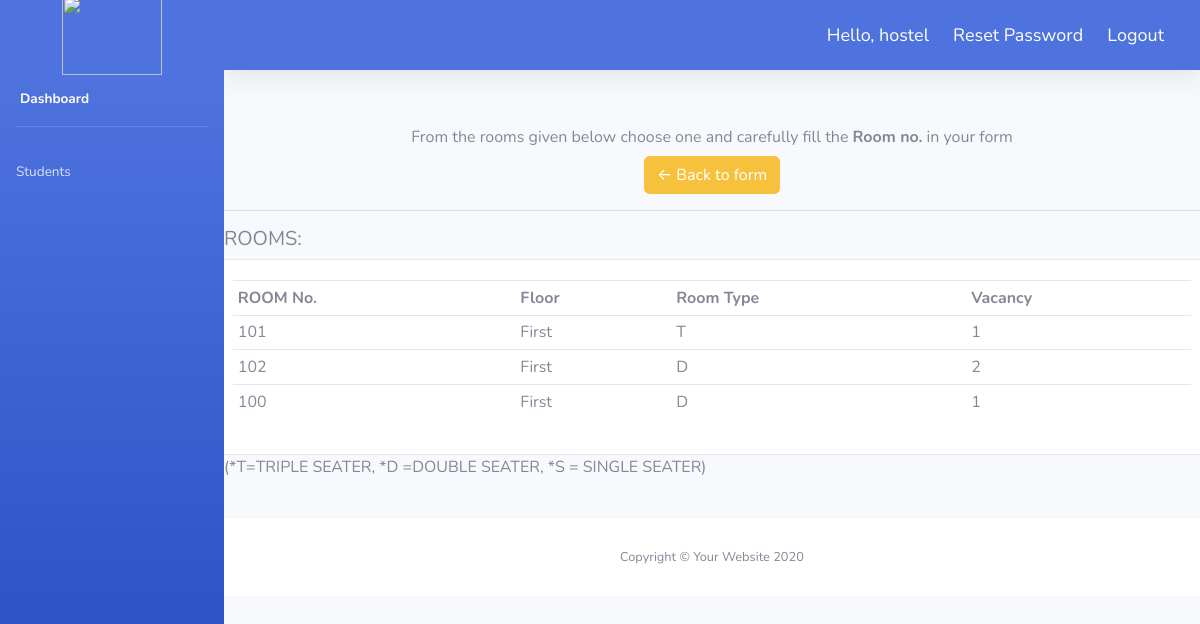
The app's page /room/ (signed in) with its own data.
### hostelapp/models.py (models this page shows, shortened)
class Room(models.Model):
    room_choice = [('S', 'Single Occupancy'), ('D', 'Double Occupancy'), ('T', 'Triple Occupancy')]
    floors = (
        ('First','First'),
        ('Second','Second'),
        ('Third','Third'),
        ('Fourth','Fourth'),
    )
    floor = models.CharField(max_length=50,null=True,choices=floors)
    no = models.CharField(max_length=5)
    room_type = models.CharField(choices=room_choice, max_length=1, default=None)
    capacity = models.IntegerField(default=None)

### hostelapp/views.py (the view)
# urls.py: path('room/', views.roomPage,name="room"),
@login_required(login_url='login')
def roomPage(request):
    room = Room.objects.all()
    total_room = room.count()
    context={
        'room':room, 'total_room':total_room,
    }
    return render(request,'hostelapp/rooms.html', context)

### hostelapp/templates/hostelapp/rooms.html (shortened to what this page needs)
 {% extends 'hostelapp/navbar.html' %}
 {% load static %}
 {% block content %}
<br>
  <center>
<a class="btn btn-gray" href="#">
 From the rooms given below choose one and carefully fill the <strong>Room no.</strong> in your form
</a>
</center>
<center>
<a class="btn btn-warning" href="{% url 'account' %}">
&#8592; Back to form
</a>
</center>
<hr>
	<h5>ROOMS:</h5>
<div class="row">
		<div class="card card-body">
			<table class="table table-sm">
				<tr>
					<th>ROOM No.</th>
					<th>Floor</th>
					<th>Room Type</th>
          <th>Vacancy</th>
				</tr>
				{% for room in room %}
                    {% if room.capacity > 0 %}
                        <tr>
						<td>{{room.no}}</td>
						<td>{{room.floor}}</td>
						<td>{{room.room_type}}</td>
                        <td>{{room.capacity}}</td>
                        </tr>
                     {% endif %}
				{% endfor %}
			</table>
		</div>
	</div>
	<p>(*T=TRIPLE SEATER, *D =DOUBLE SEATER, *S = SINGLE SEATER)</p>
	<br>
{% endblock %}

### hostelapp/templates/hostelapp/navbar.html (shortened to what this page needs)
<!DOCTYPE html>
<html lang="en">
{% load static %}
<head>
  <link href="{% static 'css/sb-admin-2.min.css' %}" rel="stylesheet">
</head>
<body id="page-top">
  <div id="wrapper">
    <ul class="navbar-nav bg-gradient-primary sidebar sidebar-dark accordion" id="accordionSidebar">
      <a class="sidebar-brand d-flex align-items-center justify-content-center" href="#">
        <div><img src="{% static 'img/download.jfif' %}" width="100" height="80"></div>
      </a>
      <li class="nav-item active">
        <a class="nav-link" href="{% url 'inform' %}">
          <span>Dashboard</span></a>
      </li>
      <hr class="sidebar-divider">
      {% if request.user.is_staff %}
       <li class="nav-item">
        <a class="nav-link collapsed" href="{% url 'dashboard' %}">
          <span>Students</span>
        </a>
      </li>
    {% endif %}
    </ul>
    <div id="content-wrapper" class="d-flex flex-column">
      <div id="content">
        <nav class="navbar navbar-expand navbar-light bg-primary topbar mb-4 static-top shadow">
          <ul class="navbar-nav ml-auto">
            <li>
               <span class="hello-msg">Hello, {{request.user}}</span>
               <span><a class="hello-msg" href="{% url 'reset_password' %}">Reset Password</a></span>
  <span ><a  class="hello-msg" href="{% url 'logout' %}">Logout</a></span>
            </li>
          </ul>
        </nav>
        {% block content %}
        {% endblock %}
      <footer class="sticky-footer bg-white">
        <div class="container my-auto">
          <div class="copyright text-center my-auto">
            <span>Copyright &copy; Your Website 2020</span>
          </div>
        </div>
      </footer>
</body>
</html>

### hostelapp/templates/hostelapp/navbar.html (style rules this page uses)
.hello-msg { font-size: 18px; color: #fff; margin-right: 20px; }

### records on screen
Room: no "101", floor "First", room_type "T", capacity "1"
Room: no "102", floor "First", room_type "D", capacity "2"
Room: no "100", floor "First", room_type "D", capacity "1"

### other values on screen
{{ request.user }} "hostel"
